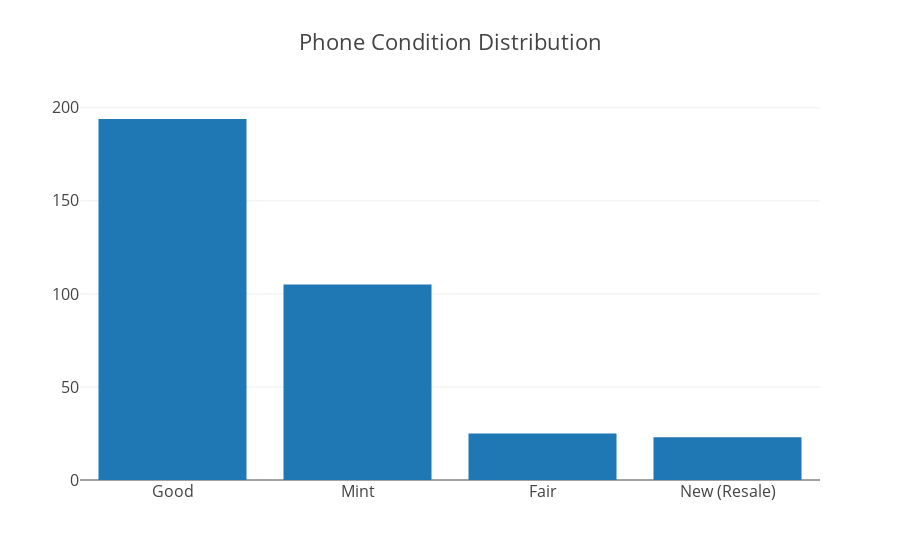

The notebook cell saved with this chart:
### Code cell
data_condition = [go.Bar(
            x=list(condition.index),
            y=list(condition)
    )]

iplot({'data':data_condition, 'layout':{'title': 'Phone Condition Distribution',
                          'font': dict(size=16)}}, filename='basic-bar')

### Figure 1 — Plotly figure (JSON) as saved in the notebook; plotly's stock layout.template omitted (floating-point values rounded to 4 significant figures)
{"data": [{"type": "bar", "uid": "b61e109e-ccd4-11e8-ae0c-6a000073fc60", "x": ["Good", "Mint", "Fair", "New (Resale)"], "y": [194, 105, 25, 23]}], "layout": {"font": {"size": 16}, "title": "Phone Condition Distribution"}}
